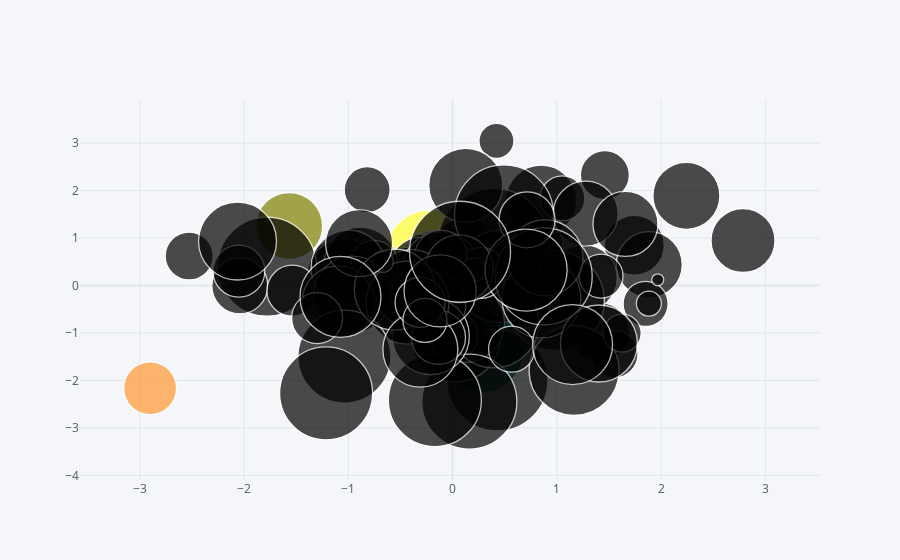

The notebook cell saved with this chart:
### Code cell
df.iplot(kind='bubble', x='A', y='B', size='C')
